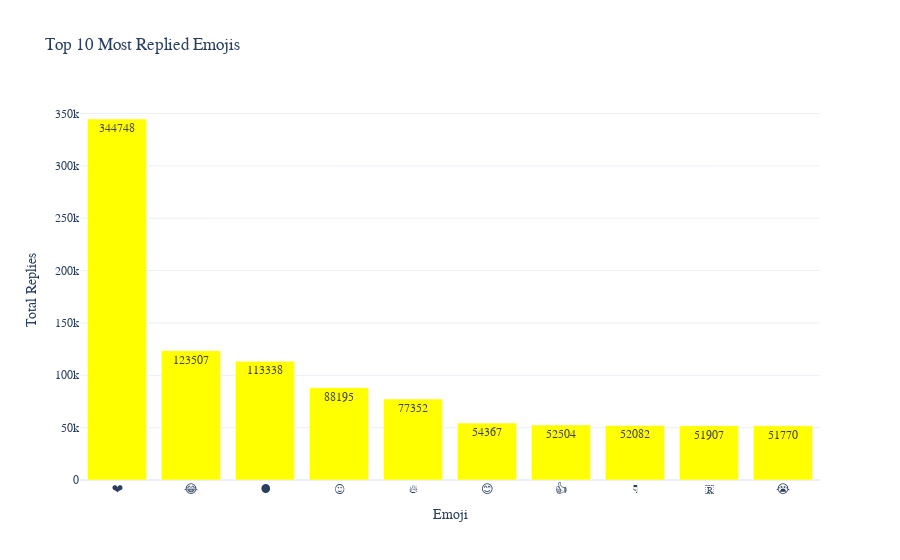

Here is the notebook cell this chart was saved with:
### Code cell
df['replies'] = pd.to_numeric(df['replies'], errors='coerce').fillna(0).astype(int)
# Create a list of tuples (emoji, likes) for each comment
emoji_replies = []
for emojis, replies in zip(df['emojis'], df['replies']):
    for emoji in emojis:
        emoji_replies.append((emoji, replies))

# Convert to DataFrame for aggregation
emoji_replies_df = pd.DataFrame(emoji_replies, columns=['Emoji', 'Replies'])

# Sum likes for each emoji
most_replies_emojis = emoji_replies_df.groupby('Emoji', as_index=False).sum().sort_values(by='Replies', ascending=False)

# Take top 10 most liked emojis
most_replies_emojis = most_replies_emojis[most_replies_emojis['Emoji'] != '️']

# Take the top 10 valid emojis
most_replies_emojis = most_replies_emojis.head(10)
# Plot using Plotly
fig = px.bar(
    most_replies_emojis,
    x='Emoji',
    y='Replies',
    title='Top 10 Most Replied Emojis',
    labels={'Emoji': 'Emoji', 'Replies': 'Total Replies'},
    text='Replies',
    template='plotly_white',
    color_discrete_sequence=['yellow']
)
fig.update_layout(font_family="Arial Unicode MS")  # Set a font supporting emojis
fig.show()

### Figure 1 — Plotly figure (JSON) as saved in the notebook; plotly's stock layout.template omitted (floating-point values rounded to 4 significant figures)
{"data": [{"alignmentgroup": "True", "hovertemplate": "Emoji=%{x}<br>Total Replies=%{text}<extra></extra>", "legendgroup": "", "marker": {"color": "yellow", "pattern": {"shape": ""}}, "name": "", "offsetgroup": "", "orientation": "v", "showlegend": false, "text": [344748, 123507, 113338, 88195, 77352, 54367, 52504, 52082, 51907, 51770], "textposition": "auto", "type": "bar", "x": ["❤", "😂", "🌑", "😍", "🔥", "😊", "👍", "👇", "🇷", "😭"], "xaxis": "x", "y": [344748, 123507, 113338, 88195, 77352, 54367, 52504, 52082, 51907, 51770], "yaxis": "y"}], "layout": {"barmode": "relative", "font": {"family": "Arial Unicode MS"}, "legend": {"tracegroupgap": 0}, "title": {"text": "Top 10 Most Replied Emojis"}, "xaxis": {"anchor": "y", "domain": [0, 1], "title": {"text": "Emoji"}}, "yaxis": {"anchor": "x", "domain": [0, 1], "title": {"text": "Total Replies"}}}}
